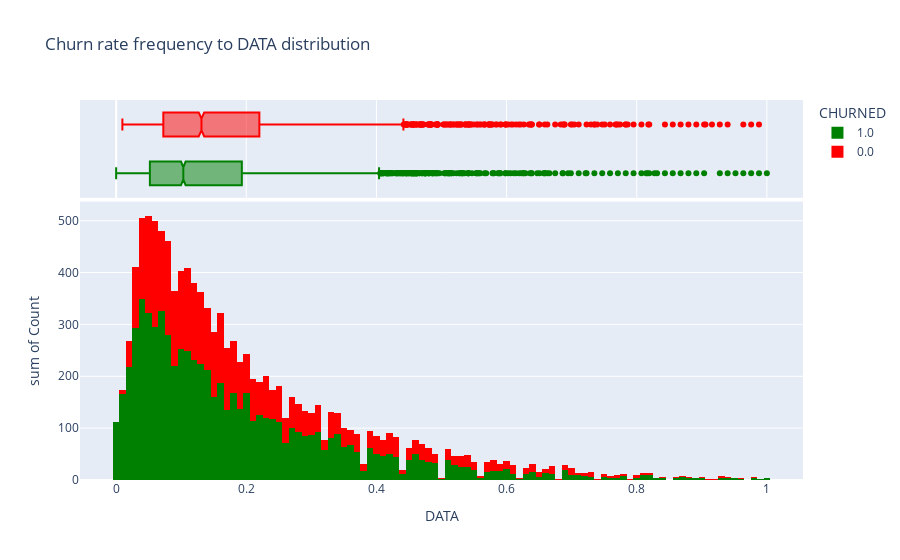

Notebook source saved alongside this figure:
### Code cell
hist('DATA')

### Figure 1 — Plotly figure (JSON) as saved in the notebook; plotly's stock layout.template omitted (floating-point values rounded to 4 significant figures; data arrays with more than 128 entries replaced by an {"elided": "..."} marker saying what was removed)
{"data": [{"alignmentgroup": "True", "bingroup": "x", "histfunc": "sum", "hovertemplate": "CHURNED=1.0<br>DATA=%{x}<br>sum of Count=%{y}<extra></extra>", "legendgroup": "1.0", "marker": {"color": "green", "pattern": {"shape": ""}}, "name": "1.0", "offsetgroup": "1.0", "orientation": "v", "showlegend": true, "type": "histogram", "x": {"elided": "3870 float values"}, "xaxis": "x", "y": {"elided": "3870 int values"}, "yaxis": "y"}, {"alignmentgroup": "True", "hovertemplate": "CHURNED=1.0<br>DATA=%{x}<extra></extra>", "legendgroup": "1.0", "marker": {"color": "green"}, "name": "1.0", "notched": true, "offsetgroup": "1.0", "showlegend": false, "type": "box", "x": {"elided": "3870 float values"}, "xaxis": "x2", "yaxis": "y2"}, {"alignmentgroup": "True", "bingroup": "x", "histfunc": "sum", "hovertemplate": "CHURNED=0.0<br>DATA=%{x}<br>sum of Count=%{y}<extra></extra>", "legendgroup": "0.0", "marker": {"color": "red", "pattern": {"shape": ""}}, "name": "0.0", "offsetgroup": "0.0", "orientation": "v", "showlegend": true, "type": "histogram", "x": {"elided": "2977 float values"}, "xaxis": "x", "y": {"elided": "2977 int values"}, "yaxis": "y"}, {"alignmentgroup": "True", "hovertemplate": "CHURNED=0.0<br>DATA=%{x}<extra></extra>", "legendgroup": "0.0", "marker": {"color": "red"}, "name": "0.0", "notched": true, "offsetgroup": "0.0", "showlegend": false, "type": "box", "x": {"elided": "2977 float values"}, "xaxis": "x2", "yaxis": "y2"}], "layout": {"barmode": "relative", "legend": {"title": {"text": "CHURNED"}, "tracegroupgap": 0}, "title": {"text": "Churn rate frequency to DATA distribution"}, "xaxis": {"anchor": "y", "domain": [0, 1], "title": {"text": "DATA"}}, "xaxis2": {"anchor": "y2", "domain": [0, 1], "matches": "x", "showgrid": true, "showticklabels": false}, "yaxis": {"anchor": "x", "domain": [0, 0.7326], "title": {"text": "sum of Count"}}, "yaxis2": {"anchor": "x2", "domain": [0.7426, 1], "matches": "y2", "showgrid": false, "showline": false, "showticklabels": false, "ticks": ""}}}
